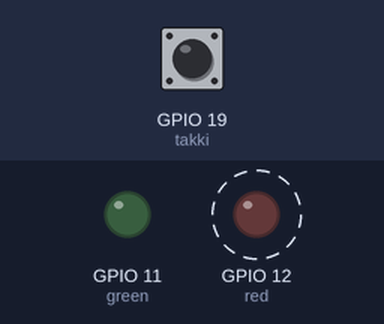
The program below on a simulated ESP32 board running MicroPython. Parts: output pins drawn as LEDs (lit = HIGH). Dashed ring = blinking. Inputs (shaded band) come from the test bench; at power-on: GPIO 19 (takki) HIGH.

Above: at 1.2 s.
1.3 s: GPIO 19 (takki) pulled LOW for 0.15 s
At 1.9 s:
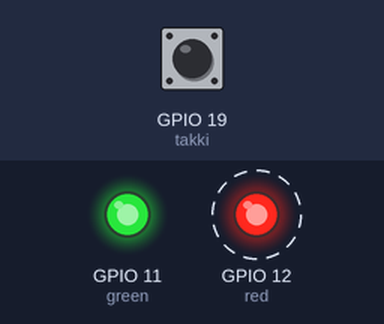
4.3 s: GPIO 19 (takki) pulled LOW for 1 s
At 4.9 s:
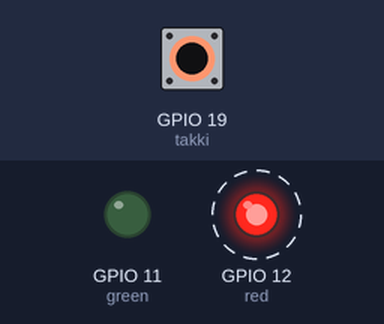
8.0 s: GPIO 19 (takki) pulled LOW for 3.2 s
At 9.4 s:
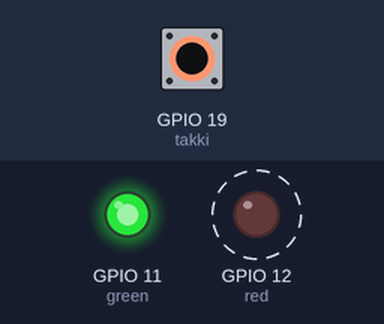
Timing chart, 0 to 18.7 s (numbered marks = the images above; inputs shaded):
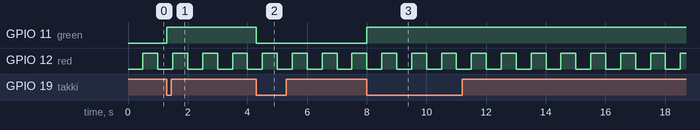

Measured:
- after the input at 1.3 s, GPIO 11 (green): LOW → HIGH at once
- after the input at 4.3 s, GPIO 11 (green): HIGH → LOW at once
- after the input at 8.0 s, GPIO 11 (green): LOW → HIGH at once
- by itself, GPIO 12 (red): alternates HIGH for 0.50 s and LOW for 0.50 s

The program:

code_sample_button.py
```python
from machine import Pin
from time import ticks_ms # `ticks_ms` gefur okkur fjölda millisekúnda sem liðnar eru frá því kveikt var að ESP32.

red = Pin(12, Pin.OUT)
green = Pin(11, Pin.OUT)
takki = Pin(19, Pin.IN, Pin.PULL_UP)

red_kveikt = False
green_kveikt = False
takki_stada_adur = 1

bidtimi = 500                      # ætlum að bíða í 500ms
timi_lidinn =  ticks_ms()          # skráum upphafspunktinn

while True:
# látum rautt LED blikka
    timi_nuna = ticks_ms()              # skráum hversu langt er síðan ESP ræsti
    if (timi_nuna - timi_lidinn) >= bidtimi:    # True á 500ms fresti
        red_kveikt = not red_kveikt     # víxlum gildið á boolean
        timi_lidinn = timi_nuna         # uppfærum lidinn tíma í tímann núna fyrir næsta samanburð
    red.value(red_kveikt)               # kveikja/slökkva

# kveikjum á grænt LED með takka
    takki_stada = takki.value()
    if takki_stada == 0 and takki_stada_adur == 1:
        green_kveikt = not green_kveikt
    green.value(green_kveikt)
    takki_stada_adur = takki_stada  
```
